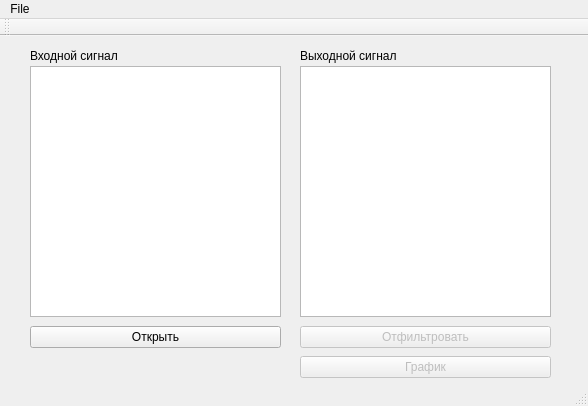
<?xml version="1.0" encoding="UTF-8"?>
<ui version="4.0">
 <class>MainWindow</class>
 <widget class="QMainWindow" name="MainWindow">
  <property name="geometry">
   <rect>
    <x>0</x>
    <y>0</y>
    <width>588</width>
    <height>406</height>
   </rect>
  </property>
  <property name="windowTitle">
   <string>Фильтрация входного сигнала с фиксированной точностью</string>
  </property>
  <widget class="QWidget" name="centralWidget">
   <widget class="QPushButton" name="btnOpen">
    <property name="geometry">
     <rect>
      <x>30</x>
      <y>290</y>
      <width>251</width>
      <height>22</height>
     </rect>
    </property>
    <property name="text">
     <string>Открыть</string>
    </property>
   </widget>
   <widget class="QTextEdit" name="textInput">
    <property name="geometry">
     <rect>
      <x>30</x>
      <y>30</y>
      <width>251</width>
      <height>251</height>
     </rect>
    </property>
   </widget>
   <widget class="QTextEdit" name="textOutput">
    <property name="geometry">
     <rect>
      <x>300</x>
      <y>30</y>
      <width>251</width>
      <height>251</height>
     </rect>
    </property>
   </widget>
   <widget class="QPushButton" name="btnFilter">
    <property name="enabled">
     <bool>false</bool>
    </property>
    <property name="geometry">
     <rect>
      <x>300</x>
      <y>290</y>
      <width>251</width>
      <height>22</height>
     </rect>
    </property>
    <property name="text">
     <string>Отфильтровать</string>
    </property>
   </widget>
   <widget class="QLabel" name="label">
    <property name="geometry">
     <rect>
      <x>30</x>
      <y>10</y>
      <width>251</width>
      <height>20</height>
     </rect>
    </property>
    <property name="text">
     <string>Входной сигнал</string>
    </property>
   </widget>
   <widget class="QLabel" name="label_2">
    <property name="geometry">
     <rect>
      <x>300</x>
      <y>10</y>
      <width>251</width>
      <height>20</height>
     </rect>
    </property>
    <property name="text">
     <string>Выходной сигнал</string>
    </property>
   </widget>
   <widget class="QPushButton" name="btnPlot">
    <property name="enabled">
     <bool>false</bool>
    </property>
    <property name="geometry">
     <rect>
      <x>300</x>
      <y>320</y>
      <width>251</width>
      <height>22</height>
     </rect>
    </property>
    <property name="text">
     <string>График</string>
    </property>
   </widget>
  </widget>
  <widget class="QMenuBar" name="menuBar">
   <property name="geometry">
    <rect>
     <x>0</x>
     <y>0</y>
     <width>588</width>
     <height>22</height>
    </rect>
   </property>
   <widget class="QMenu" name="menuOpen">
    <property name="title">
     <string>File</string>
    </property>
    <addaction name="actionOpen"/>
   </widget>
   <addaction name="menuOpen"/>
  </widget>
  <widget class="QToolBar" name="mainToolBar">
   <attribute name="toolBarArea">
    <enum>TopToolBarArea</enum>
   </attribute>
   <attribute name="toolBarBreak">
    <bool>false</bool>
   </attribute>
  </widget>
  <widget class="QStatusBar" name="statusBar"/>
  <action name="actionOpen">
   <property name="text">
    <string>Open</string>
   </property>
  </action>
 </widget>
 <layoutdefault spacing="6" margin="11"/>
 <resources/>
 <connections/>
</ui>
